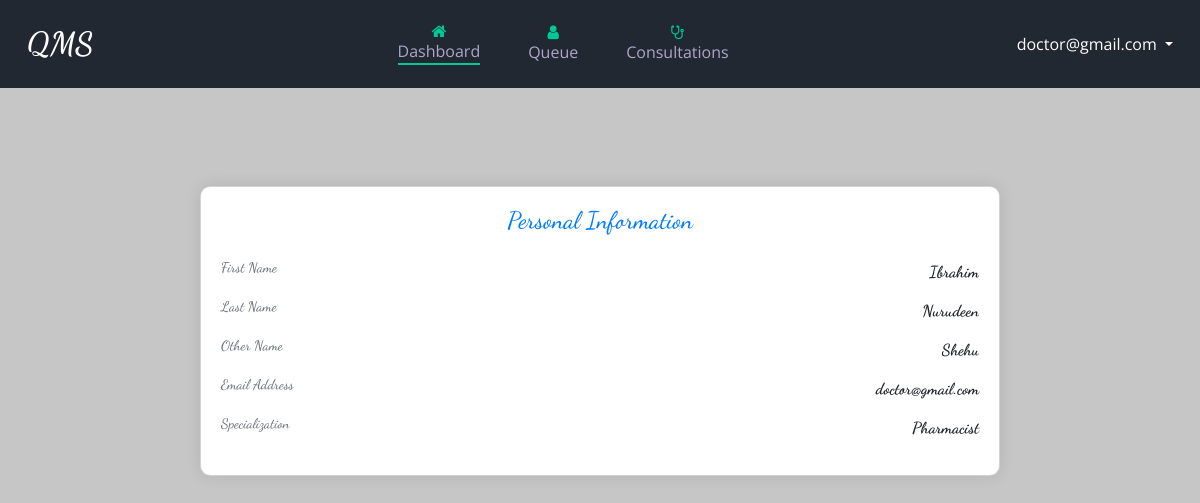
Screenshot of /doctor/dashboard.php (signed in) with the database file from the repository.
### tables this page shows
CREATE TABLE `users` (
  `user_id` int(11) NOT NULL,
  `firstname` varchar(255) NOT NULL,
  `lastname` varchar(255) NOT NULL,
  `othername` varchar(255) NOT NULL,
  `email` varchar(255) NOT NULL,
  `password` varchar(255) NOT NULL,
  `specialization` varchar(255) DEFAULT NULL,
  `role` varchar(255) NOT NULL,
  `date_and_time` timestamp NOT NULL DEFAULT current_timestamp()
);

### includes/classes.php (called while the page is built, shortened)
<?php
class doctor
{
    public $connect;
    public function __construct($connect)
    {
        $this->connect = $connect;
    }
    public function collectUserDetail($user_id)
    {
        $this->user_id = $user_id;
        $sql = $this->connect->query("SELECT * FROM `users` WHERE user_id = $this->user_id");
        $result = $sql->fetch_assoc();
        $this->firstname = $result["firstname"];
        $this->lastname = $result["lastname"];
        $this->othername = $result["othername"];
        $this->user_email = $result["email"];
        $this->specialization = $result["specialization"];
    }
    public function setUnattendedToNotattended()
    {
        $this->connect->query("UPDATE `consultation` SET status = 'Was not attended' WHERE consultation.`date_time` < CURRENT_DATE AND status = 'On queue'");
    }
}

### doctor/dashboard.php (the view, shortened to what this page needs)
<?php
include "../includes/connect.php";
include "../includes/classes.php";
$object = new doctor($connect);
if (isset($_SESSION["doctor_id"])) {
  $user_id = $_SESSION["doctor_id"];
  $object->collectUserDetail($user_id);
  $object->setUnattendedToNotattended();
} else {
  $object->redirectToLogin();
}
?>
<!DOCTYPE html>
<html>
<head>
  <link rel="stylesheet" type="text/css" href="../Bootstrap/bootstrap.css" />
  <link href="../css/font-awesome.min.css" rel="stylesheet" />
  <link href="../css/style.css" rel="stylesheet" />
  <link href="../css/custom.css" rel="stylesheet" />
  <link href="../css/responsive.css" rel="stylesheet" />
</head>
<body>
  <div class="hero_area" style="background-color: #222831">
    <header class="header_section">
      <div class="container">
        <nav class="navbar navbar-expand justify-content-between text-white custom_nav-container">
          <a class="navbar-brand" href="./dashboard.php">
            <span> QMS </span>
          </a>
          <div class="d-none d-md-flex gap-5 px-5" id="modified_navigation_section">
            <a href="./dashboard.php" class="d-flex flex-column justify-content-center align-items-center active">
              <i class="fa fa-home" aria-hidden="true"></i>
              Dashboard
            </a>
            <a href="./queue.php" class="d-flex flex-column justify-content-center align-items-center">
              <i class="fa fa-user" aria-hidden="true"></i>
              Queue
            </a>
            <a href="./consultations.php" class="d-flex flex-column justify-content-center align-items-center">
              <i class="fa fa-stethoscope" aria-hidden="true"></i>
              Consultations
            </a>
          </div>
          <div class="d-none d-md-block nav-item dropdown">
            <a href="#" class="nav-link dropdown-toggle" data-bs-toggle="dropdown">
              <span class="d-none d-sm-inline-flex">
                <?php echo $object->user_email; ?>
              </span>
            </a>
          </div>
        </nav>
      </div>
    </header>
  </div>
  <div class="container-fluid pt-4 px-sm-4 mb-5" id="inner-section">
    <div class="text-center rounded p-sm-4">
      <div class="container w-100">
        <div class="card personal-card">
          <div class="card-body w-100">
            <h4 class="card-title mb-4">Personal Information</h4>
            <div class="info-row">
              <h6 class="mb-0">First Name</h6>
              <p class="mb-0 text-truncate"><?php echo $object->firstname; ?></p>
            </div>
            <div class="info-row">
              <h6 class="mb-0">Last Name</h6>
              <p class="mb-0 text-truncate"><?php echo $object->lastname; ?></p>
            </div>
            <div class="info-row">
              <h6 class="mb-0">Other Name</h6>
              <p class="mb-0 text-truncate"><?php echo $object->othername; ?></p>
            </div>
            <div class="info-row">
              <h6 class="mb-0 me-3">Email Address</h6>
              <p class="mb-0 text-sm-truncate"><?php echo $object->user_email; ?></p>
            </div>
            <div class="info-row">
              <h6 class="mb-0 me-3">Specialization</h6>
              <p class="mb-0 text-sm-truncate"><?php echo $object->specialization; ?></p>
            </div>
          </div>
        </div>
      </div>
    </div>
  </div>
</body>
</html>

### css/style.css (style rules this page uses)
body { font-family: "Open Sans", sans-serif; color: #0c0c0c; background-color: #ffffff; overflow-x: hidden; }
a, a:hover, a:focus { text-decoration: none; }
.hero_area { display: -webkit-box; display: -ms-flexbox; display: flex; -webkit-box-orient: vertical; -webkit-box-direction: normal; -ms-flex-direction: column; flex-direction: column; }
.header_section { padding: 15px 0; }
.navbar-brand { font-family: "Dancing Script", cursive; }
.navbar-brand span { font-weight: bold; font-size: 32px; color: #ffffff; }
.custom_nav-container { padding: 0; }

### css/custom.css (style rules this page uses)
body { background-color: rgba(128, 128, 128, 0.445); }
#inner-section { font-family: "Dancing Script", cursive; }
.active { border-bottom: 2px solid #00c896; }
#modified_navigation_section > a { color: #aca7cb; transition: all 0.2s; }
#modified_navigation_section > a > i { color: #00c896; }

### css/responsive.css (style rules this page uses)
@media (min-width: 1200px) { .container { max-width: 1170px; } }

### doctor/dashboard.php (style rules this page uses)
.personal-card { max-width: 800px; margin: 50px auto; border-radius: 10px; box-shadow: 0 0 15px rgba(0, 0, 0, 0.1); }
.personal-card .card-body { padding: 20px; }
.personal-card .card-title { color: #007bff; font-size: 24px; margin-bottom: 15px; }
.info-row { display: flex; justify-content: space-between; margin-bottom: 15px; }
.info-row h6 { color: #6c757d; font-size: 14px; margin: 0; }
.info-row p { font-size: 16px; margin: 0; font-weight: bold; }

### rows the page displays
users: email "doctor@gmail.com", firstname "Ibrahim", lastname "Nurudeen", othername "Shehu", specialization "Pharmacist"
